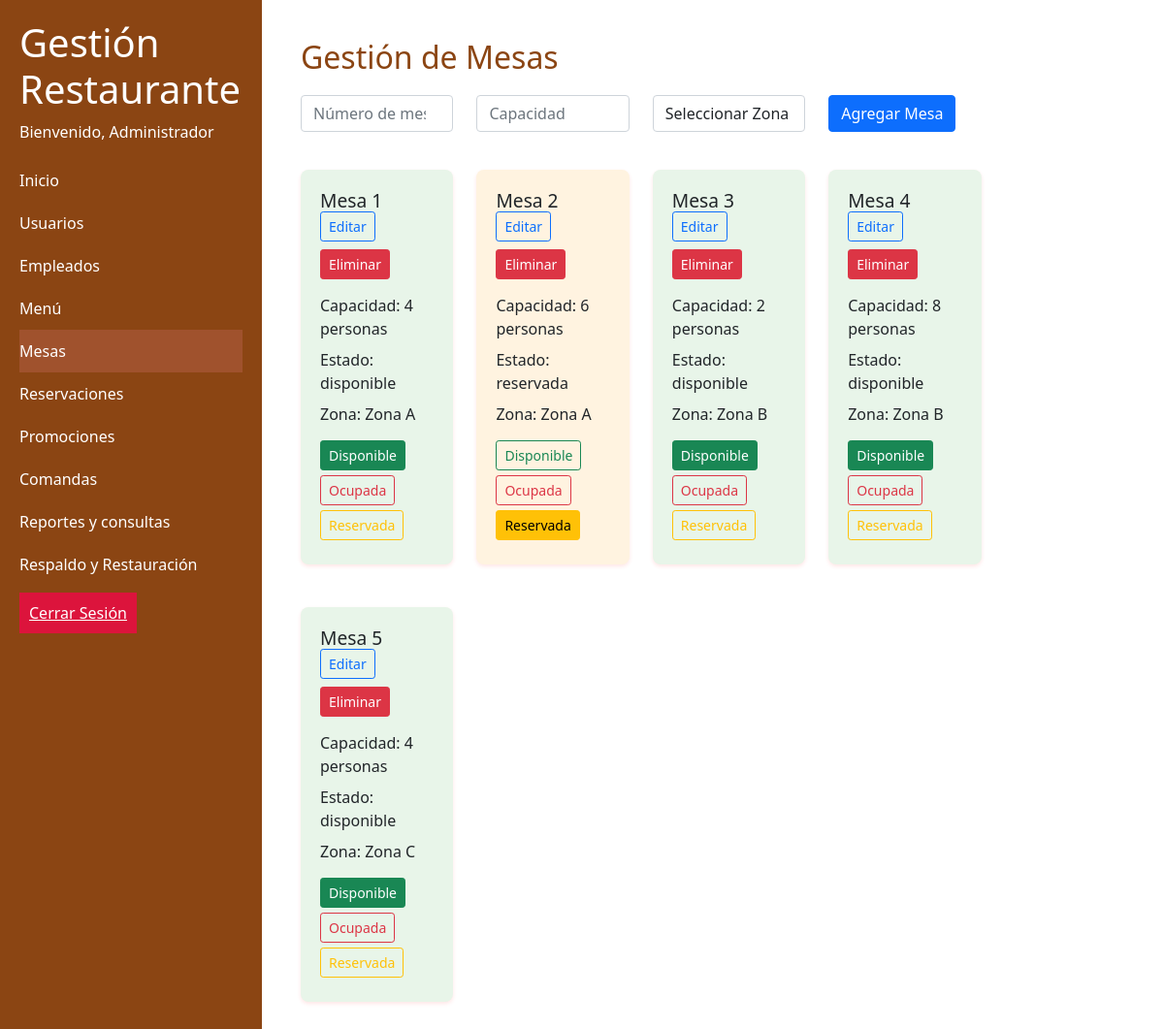
Page /mesas.php (signed in) on the earlier database version.
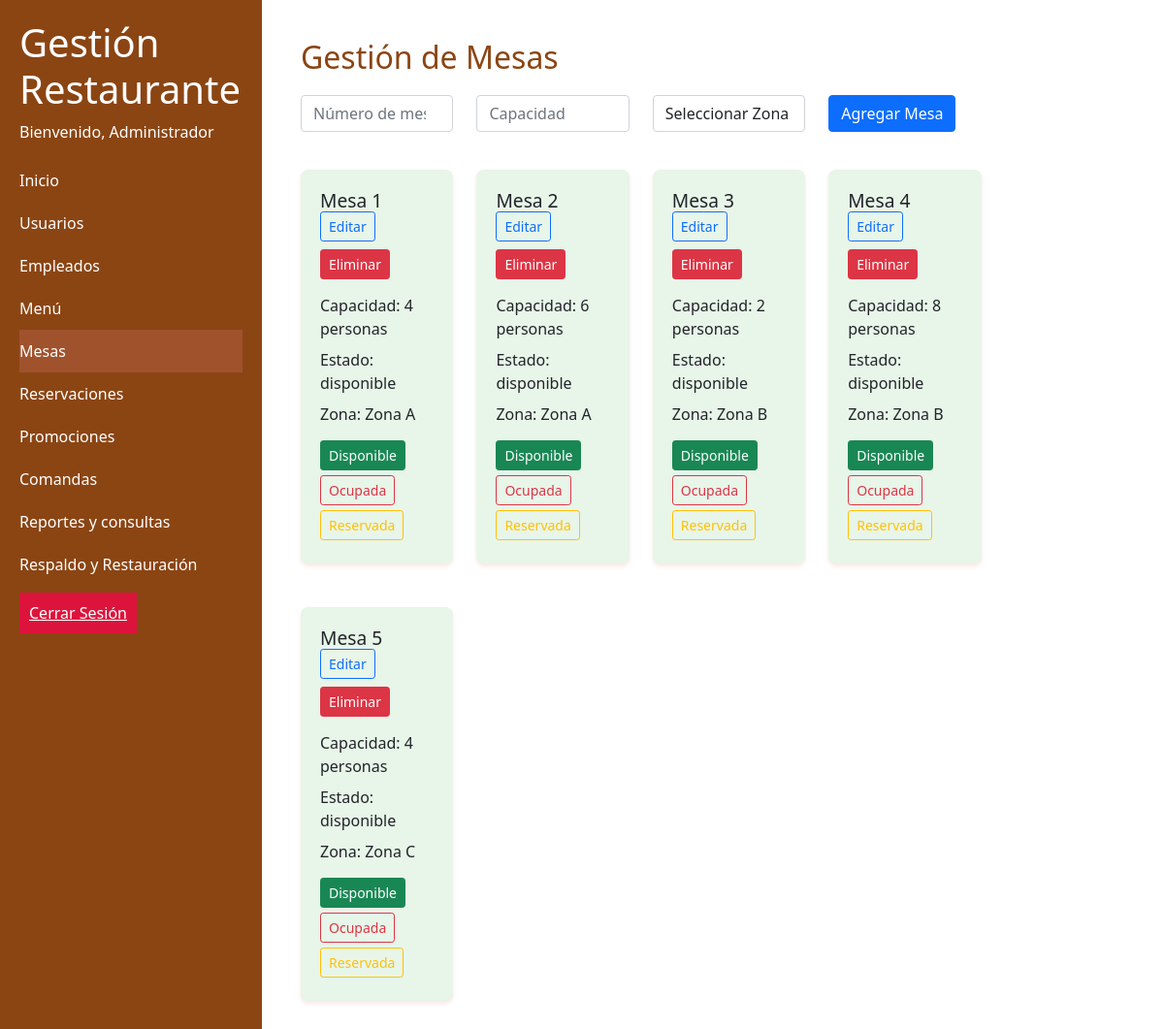
Same page on the later database version.
### tables this page shows
CREATE TABLE `mesas` (
  `id` int(11) NOT NULL AUTO_INCREMENT,
  `numero` int(11) NOT NULL,
  `capacidad` int(11) NOT NULL,
  `estado` enum('disponible','ocupada','reservada') NOT NULL,
  `ultima_actualizacion` timestamp NOT NULL DEFAULT current_timestamp(),
  `zona_id` int(11) DEFAULT NULL,
  PRIMARY KEY (`id`),
  KEY `zona_id` (`zona_id`),
  CONSTRAINT `mesas_ibfk_1` FOREIGN KEY (`zona_id`) REFERENCES `zonas` (`id`)
);

CREATE TABLE `zonas` (
  `id` int(11) NOT NULL AUTO_INCREMENT,
  `nombre` varchar(50) NOT NULL,
  PRIMARY KEY (`id`)
);

### mesas.php (the view, shortened to what this page needs)
<?php
if(isset($_SESSION['usuario'])){
include 'includes/header.php';
$conn = new mysqli("localhost", "root", "", "restaurante_db");
$sql = "SELECT m.*, z.nombre as zona_nombre FROM mesas m
        LEFT JOIN zonas z ON m.zona_id = z.id
        ORDER BY m.numero";
$result = $conn->query($sql);
?>
    <link href="https://cdn.jsdelivr.net/npm/bootstrap@5.1.3/dist/css/bootstrap.min.css" rel="stylesheet">
    <link rel="stylesheet" type="text/css" href="Static/css/mesas.css">
            <div class="col-md-10 main-content">
                <h2>Gestión de Mesas</h2>
                <form method="POST" class="mb-4 needs-validation" novalidate>
                    <div class="row">
                        <div class="col-md-3">
                            <input type="number" name="numero" class="form-control" placeholder="Número de mesa" required min="1">
                        </div>
                        <div class="col-md-3">
                            <input type="number" name="capacidad" class="form-control" placeholder="Capacidad" required min="1">
                        </div>
                        <div class="col-md-3">
                            <select name="zona" class="form-control" required>
                                <option value="">Seleccionar Zona</option>
                            </select>
                        </div>
                        <div class="col-md-3">
                            <button type="submit" name="agregar" class="btn btn-primary">Agregar Mesa</button>
                        </div>
                    </div>
                </form>
                <div class="row">
                    <?php while($row = $result->fetch_assoc()): ?>
                        <div class="col-md-3 mb-4">
                            <div class="mesa-card <?php echo $row['estado']; ?>">
                                <h3>Mesa <?php echo $row['numero']; ?>
                                <p><button type="button" class="btn btn-sm btn-outline-primary" data-bs-toggle="modal" data-bs-target="#editModal<?php echo $row['id']; ?>">
                                        Editar
                                    </button>
                                    <button type="button" class="btn btn-sm btn-danger mt-2" data-bs-toggle="modal" data-bs-target="#deleteModal<?php echo $row['id']; ?>">
                                        Eliminar
                                    </button></p>
                                </h3>
                                <p>Capacidad: <?php echo $row['capacidad']; ?> personas</p>
                                <p>Estado: <?php echo $row['estado']; ?></p>
                                <p>Zona: <?php echo $row['zona_nombre']; ?></p>
                                <div class="estado-buttons">
                                    <form method="POST" class="d-inline">
                                        <button type="submit" name="estado" value="disponible"
                                                class="btn btn-sm <?php echo $row['estado'] == 'disponible' ? 'btn-success' : 'btn-outline-success'; ?>">
                                            Disponible
                                        </button>
                                        <button type="submit" name="estado" value="ocupada"
                                                class="btn btn-sm <?php echo $row['estado'] == 'ocupada' ? 'btn-danger' : 'btn-outline-danger'; ?>">
                                            Ocupada
                                        </button>
                                        <button type="submit" name="estado" value="reservada"
                                                class="btn btn-sm <?php echo $row['estado'] == 'reservada' ? 'btn-warning' : 'btn-outline-warning'; ?>">
                                            Reservada
                                        </button>
                                    </form>
                                </div>
                            </div>
                        </div>
                    <?php endwhile; ?>
                </div>
            </div>
        </div>
    </div>
<?php
include 'includes/footer.php';
} else {
    header("Location: login.php");
}
?>

Differences in the rows shown:
changed mesas (number 2 of 5 on the later page): estado "reservada" → "disponible"
